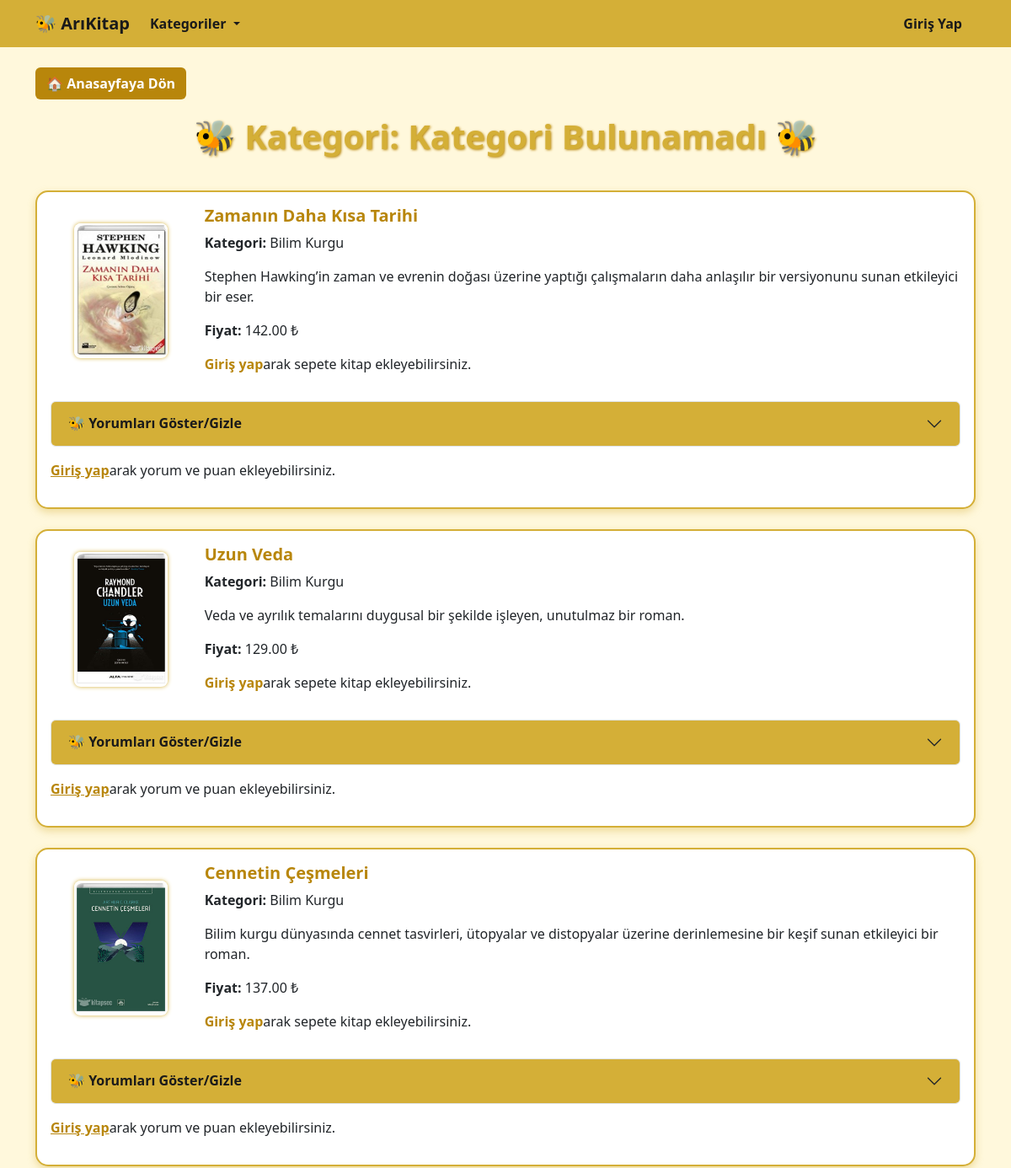
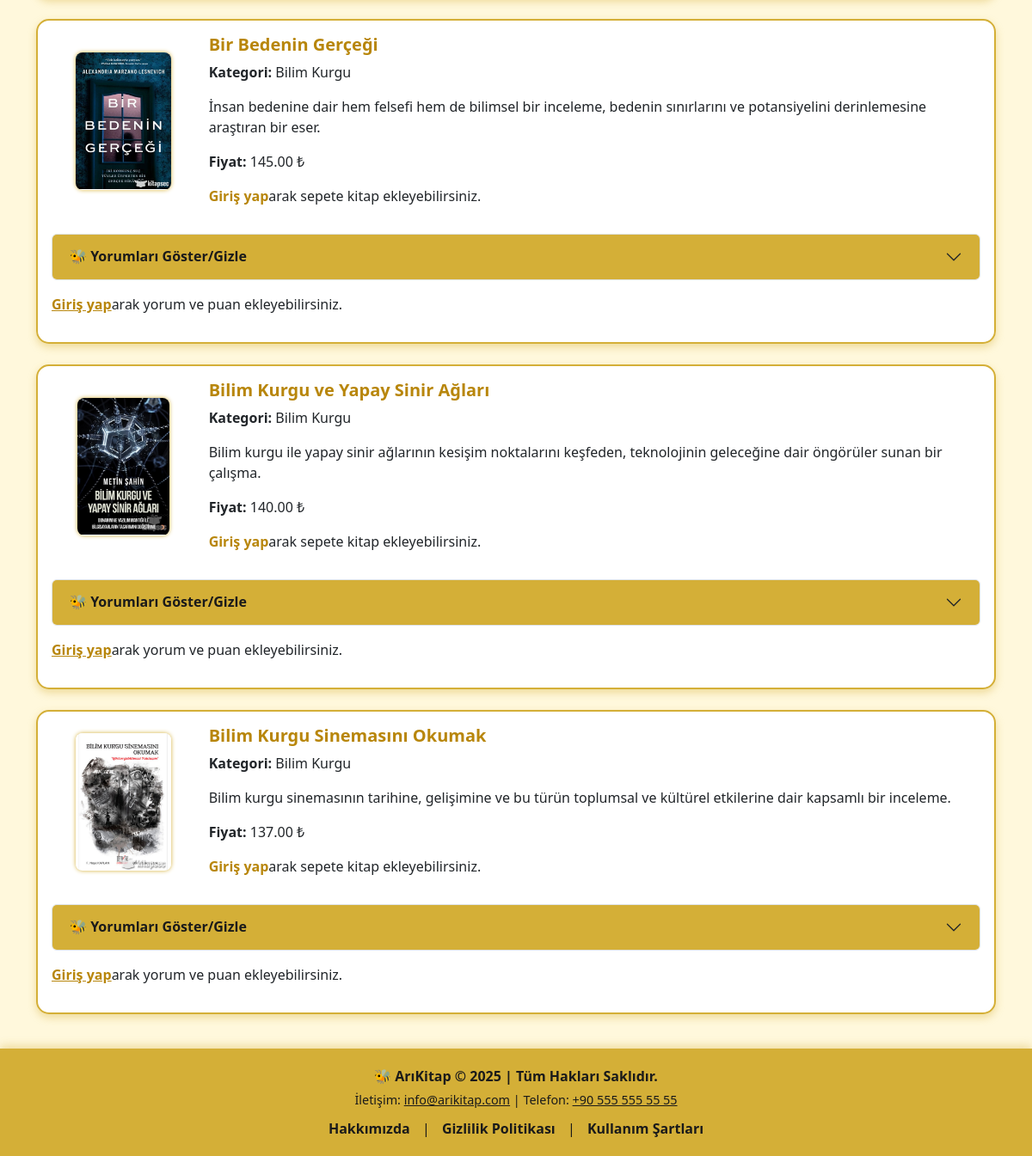
Page /kitap_satış/kategori.php?id=1 on the committed database (2 pictures, top to bottom).
### tables this page shows
CREATE TABLE `kitaplar` (
  `id` int(11) NOT NULL,
  `baslik` varchar(255) DEFAULT NULL,
  `kategori_id` int(11) DEFAULT NULL,
  `fiyat` decimal(10,2) DEFAULT NULL,
  `ozet` text DEFAULT NULL,
  `resim_url` varchar(255) DEFAULT NULL,
  `stok` int(11) NOT NULL DEFAULT 0
);

CREATE TABLE `kategoriler` (
  `id` int(11) NOT NULL,
  `ad` varchar(255) DEFAULT NULL
);

### kitap_satış/kategori.php (the view, shortened to what this page needs)
<?php
include 'baglan.php';
$kategori_id = (int)$_GET['id'];
$kitaplar = $baglanti->prepare("SELECT kitaplar.id, kitaplar.baslik, kitaplar.resim_url, kitaplar.fiyat, kitaplar.ozet, kategoriler.ad AS kategori_adi
                               FROM kitaplar
                               INNER JOIN kategoriler ON kitaplar.kategori_id = kategoriler.id
                               WHERE kitaplar.kategori_id = ?
                               ORDER BY kitaplar.id DESC");
$kitaplar->bind_param("i", $kategori_id);
$kitaplar->execute();
$kitaplar_sonuc = $kitaplar->get_result();
?>
<!DOCTYPE html>
<html lang="tr">
<head>
    <link href="https://cdn.jsdelivr.net/npm/bootstrap@5.3.0/dist/css/bootstrap.min.css" rel="stylesheet">
</head>
<body>
<?php include 'navbar.php'; ?>
<div class="container mt-4">
    <a href="anasayfa.php" class="btn btn-anasayfa">🏠 Anasayfaya Dön</a>
    <h1>🐝 Kategori: <?= htmlspecialchars($kategori['ad'] ?? 'Kategori Bulunamadı') ?> 🐝</h1>
    <?php if ($kitaplar_sonuc->num_rows > 0): ?>
        <?php while ($kitap = $kitaplar_sonuc->fetch_assoc()):
        ?>
            <div class="card mb-4 p-3">
                <div class="row g-3 align-items-center position-relative">
                    <?php if (!empty($kitap['resim_url'])): ?>
                        <div class="col-md-2 text-center">
                            <img src="<?= htmlspecialchars($kitap['resim_url']) ?>" alt="Kitap Resmi" class="kitap-resim">
                        </div>
                    <?php endif; ?>
                    <div class="<?= !empty($kitap['resim_url']) ? 'col-md-10' : 'col-12' ?>">
                        <h5 class="card-title"><?= htmlspecialchars($kitap['baslik']) ?></h5>
                        <p><strong>Kategori:</strong> <?= htmlspecialchars($kitap['kategori_adi']) ?></p>
                        <p><?= htmlspecialchars($kitap['ozet']) ?></p>
                        <p><strong>Fiyat:</strong> <?= htmlspecialchars($kitap['fiyat']) ?> ₺</p>
                        <?php if (isset($_SESSION['kullanici_id'])) : ?>
                            <form action="sepete_ekle.php" method="POST" class="mt-2">
                                <input type="hidden" name="kitap_id" value="<?= $kitap['id'] ?>">
                                <input type="hidden" name="kitap_adi" value="<?= htmlspecialchars($kitap['baslik']) ?>">
                                <input type="hidden" name="adet" value="1">
                                <button type="submit" class="btn btn-bee">Sepete Ekle</button>
                            </form>
                        <?php else : ?>
                            <p class="mt-2"><a href="giris.php" class="text-decoration-none" style="color:#b8860b; font-weight:600;">Giriş yap</a>arak sepete kitap ekleyebilirsiniz.</p>
                        <?php endif; ?>
                    </div>
                </div>
                <div class="accordion mt-3" id="yorumAccordion<?= $kitap['id'] ?>">
                    <div class="accordion-item">
                        <h2 class="accordion-header" id="heading<?= $kitap['id'] ?>">
                            <button class="accordion-button collapsed" type="button" data-bs-toggle="collapse" data-bs-target="#collapse<?= $kitap['id'] ?>" aria-expanded="false" aria-controls="collapse<?= $kitap['id'] ?>">
                                🐝 Yorumları Göster/Gizle
                            </button>
                        </h2>
                    </div>
                </div>
                <?php if (isset($_SESSION['kullanici_id'])) : ?>
                    <button class="btn btn-bee mt-3" type="button" data-bs-toggle="collapse" data-bs-target="#yorumForm<?= $kitap['id'] ?>" aria-expanded="false" aria-controls="yorumForm<?= $kitap['id'] ?>">
                        Yorum ve Puan Ekle
                    </button>
                    <div class="collapse mt-3" id="yorumForm<?= $kitap['id'] ?>">
                        <form action="yorum_ve_puan_ekle.php" method="POST">
                            <input type="hidden" name="kitap_id" value="<?= htmlspecialchars($kitap['id']) ?>">
                            <div class="mb-3">
                                <label for="yorum" class="form-label">Yorum Yap:</label>
                                <textarea name="yorum" class="form-control" rows="3" required></textarea>
                            </div>
                            <div class="mb-3">
                                <label for="puan" class="form-label">Puan Ver (1-5):</label>
                                <input type="number" name="puan" class="form-control" min="1" max="5" required>
                            </div>
                            <button type="submit" class="btn btn-warning">Gönder</button>
                        </form>
                    </div>
                <?php else : ?>
                    <p class="mt-3"><a href="giris.php" style="color:#b8860b; font-weight:600;">Giriş yap</a>arak yorum ve puan ekleyebilirsiniz.</p>
                <?php endif; ?>
            </div>
        <?php endwhile; ?>
    <?php else: ?>
        <p>Bu kategoride henüz kitap bulunmamaktadır.</p>
    <?php endif; ?>
</div>
<?php include 'footer.php'; ?>
</body>
</html>

### kitap_satış/kategori.php (style rules this page uses)
body { background: #fff8dc; color: #333; font-family: 'Segoe UI', Tahoma, Geneva, Verdana, sans-serif; }
h1 { color: #d4af37; text-align: center; margin-bottom: 40px; font-weight: 700; text-shadow: 1px 1px 3px #b8860b; }
.card { border: 2px solid #d4af37; border-radius: 15px; box-shadow: 0 4px 10px rgba(212,175,55,0.4); position: relative; }
.card-title { color: #b8860b; font-weight: 600; }
.accordion-button { background-color: #d4af37; color: #1a1a1a; font-weight: 600; }
.kitap-resim { max-width: 120px; max-height: 160px; object-fit: contain; border-radius: 8px; box-shadow: 0 0 5px #d4af37; margin-bottom: 15px; }
.btn-anasayfa { background-color: #b8860b; color: white; font-weight: 600; margin-bottom: 20px; }

### rows in the picture
kitaplar: resim_url (picture), baslik "Zamanın Daha Kısa Tarihi", kategori.ad "Bilim Kurgu", ozet "Stephen Hawking’in zaman ve evrenin doğası üzerine yaptığı çalışmaların daha anlaşılır bir versiyonunu sunan etkileyici bir eser.", fiyat "142.00"
kitaplar: resim_url (picture), baslik "Uzun Veda", kategori.ad "Bilim Kurgu", ozet "Veda ve ayrılık temalarını duygusal bir şekilde işleyen, unutulmaz bir roman.", fiyat "129.00"
kitaplar: resim_url (picture), baslik "Cennetin Çeşmeleri", kategori.ad "Bilim Kurgu", ozet "Bilim kurgu dünyasında cennet tasvirleri, ütopyalar ve distopyalar üzerine derinlemesine bir keşif sunan etkileyici bir roman.", fiyat "137.00"
kitaplar: resim_url (picture), baslik "Bir Bedenin Gerçeği", kategori.ad "Bilim Kurgu", ozet "İnsan bedenine dair hem felsefi hem de bilimsel bir inceleme, bedenin sınırlarını ve potansiyelini derinlemesine araştıran bir eser.", fiyat "145.00"
kitaplar: resim_url (picture), baslik "Bilim Kurgu ve Yapay Sinir Ağları", kategori.ad "Bilim Kurgu", ozet "Bilim kurgu ile yapay sinir ağlarının kesişim noktalarını keşfeden, teknolojinin geleceğine dair öngörüler sunan bir çalışma.", fiyat "140.00"
kitaplar: resim_url (picture), baslik "Bilim Kurgu Sinemasını Okumak", kategori.ad "Bilim Kurgu", ozet "Bilim kurgu sinemasının tarihine, gelişimine ve bu türün toplumsal ve kültürel etkilerine dair kapsamlı bir inceleme.", fiyat "137.00"

### other values in the picture
$kategori['ad'] "Kategori Bulunamadı"
